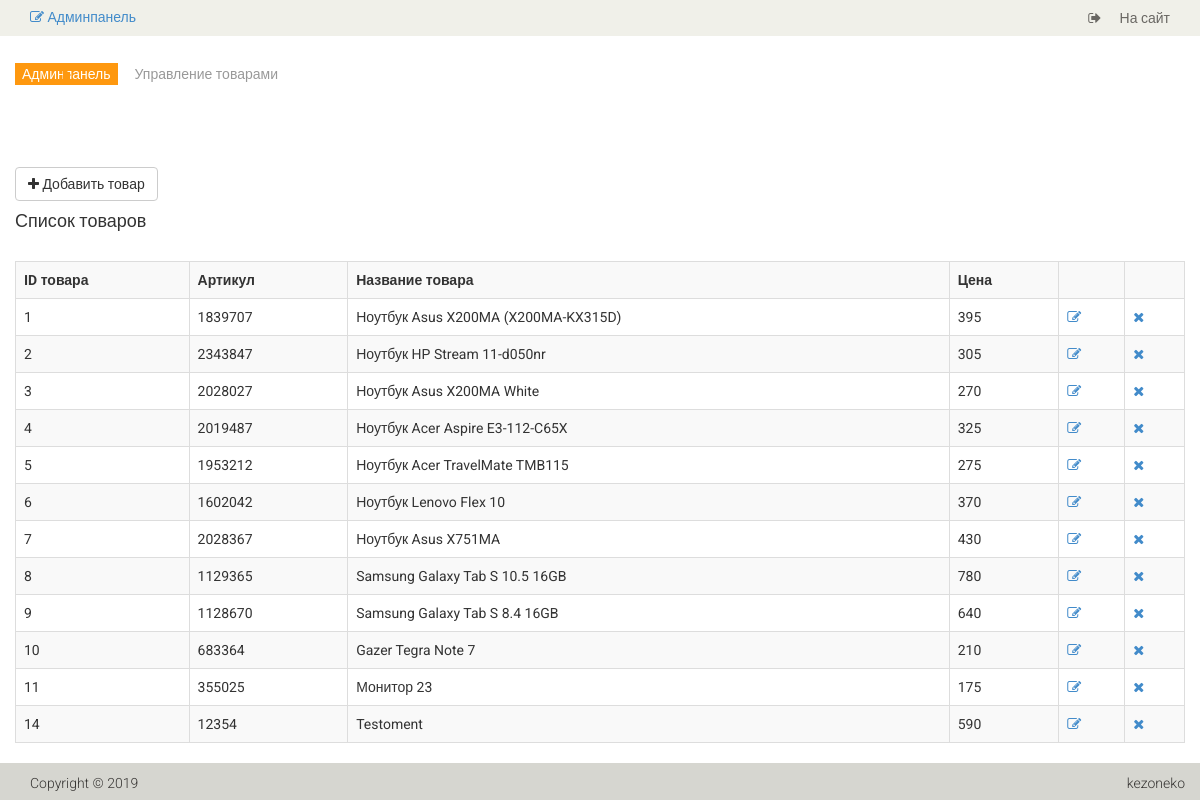
Page /admin/product (signed in) on the committed database.
### tables this page shows
CREATE TABLE IF NOT EXISTS `product` (
  `id` int(11) NOT NULL AUTO_INCREMENT,
  `name` varchar(255) NOT NULL,
  `category_id` int(11) NOT NULL,
  `code` int(11) NOT NULL,
  `price` float NOT NULL,
  `availability` int(1) NOT NULL DEFAULT '0',
  `brand` varchar(255) NOT NULL,
  `image` varchar(255) NOT NULL DEFAULT '/template/images/404/404.png',
  `description` text NOT NULL,
  `is_new` int(1) NOT NULL DEFAULT '0',
  `is_recommended` int(1) NOT NULL DEFAULT '0',
  `status` int(1) NOT NULL DEFAULT '1',
  PRIMARY KEY (`id`)
);

### config/routes.php (called while the page is built)
<?php
return array(
    'product/([0-9]+)' => 'product/view/$1',
    'catalog' => 'catalog/index',
    'category/([0-9]+)/page-([0-9]+)' => 'catalog/category/$1/$2',
    'category/([0-9]+)' => 'catalog/category/$1',
    'cart/checkout' => 'cart/checkout',
    'cart/delete/([0-9]+)' => 'cart/delete/$1',
    'cart/add/([0-9]+)' => 'cart/add/$1',
    'cart/addAjax/([0-9]+)' => 'cart/addAjax/$1',
    'cart' => 'cart/index',
    'user/register' => 'user/register',
    'user/login' => 'user/login',
    'user/logout' => 'user/logout',
    'cabinet/edit' => 'cabinet/edit',
    'cabinet' => 'cabinet/index',
    'admin/product/create' => 'adminProduct/create',
    'admin/product/update/([0-9]+)' => 'adminProduct/update/$1',
    'admin/product/delete/([0-9]+)' => 'adminProduct/delete/$1',
    'admin/product' => 'adminProduct/index',
    'admin/category/create' => 'adminCategory/create',
    'admin/category/update/([0-9]+)' => 'adminCategory/update/$1',
    'admin/category/delete/([0-9]+)' => 'adminCategory/delete/$1',
    'admin/category' => 'adminCategory/index',
    'admin/order/update/([0-9]+)' => 'adminOrder/update/$1',
    'admin/order/delete/([0-9]+)' => 'adminOrder/delete/$1',
    'admin/order/view/([0-9]+)' => 'adminOrder/view/$1',
    'admin/order' => 'adminOrder/index',
    'admin' => 'admin/index',
    'contacts' => 'site/contact',
    '' => 'site/index',
);
?>

### controllers/AdminProductController.php (called while the page is built, shortened)
<?php
class AdminProductController extends AdminBase
{
    public function actionIndex()
    {
        $productsList = Product::getProductsList();
        require_once ROOT .'/views/admin_product/index.php';
        return true;
    }
}
?>

### index.php (called while the page is built, shortened)
<?php
$router = new Router();
$router->run();
?>

### models/Product.php (called while the page is built, shortened)
<?php
class Product
{
    public static function getProductsList()
    {
        $db = Db::getConnection();
        $result = $db->query('SELECT id, name, price, code FROM product ORDER BY id ASC');
        $productsList = array();
        $i = 0;
        while ($row = $result->fetch()) {
            $productsList[$i]['id'] = $row['id'];
            $productsList[$i]['name'] = $row['name'];
            $productsList[$i]['price'] = $row['price'];
            $productsList[$i]['code'] = $row['code'];
            $i++;
        }
        return $productsList;
    }
}
?>

### views/admin_product/index.php (the view)
<?php include ROOT .'/views/layouts/header_admin.php' ?>
<section>
    <div class="container">
        <div class="row">
            <br>
            <div class="breadcrumbs">
                <ul class="breadcrumb">
                    <li><a href="/admin">Админпанель</a></li>
                    <li class="active">Управление товарами</li>
                </ul>
            </div>
            <a href="/admin/product/create" class="btn btn-default back"><i class="fa fa-plus"></i> Добавить товар</a>
            <h4>Список товаров</h4>
            <br>
            <table class="table table-bordered table-striped">
                <tr>
                    <th>ID товара</th>
                    <th>Артикул</th>
                    <th>Название товара</th>
                    <th>Цена</th>
                    <th></th>
                    <th></th>
                </tr>
<?php foreach ($productsList as $product): ?>
                <tr>
                    <td><?= $product['id'] ?></td>
                    <td><?= $product['code'] ?></td>
                    <td><?= $product['name'] ?></td>
                    <td><?= $product['price'] ?></td>
                    <td><a href="/admin/product/update/<?= $product['id'] ?>" title="Редактировать"><i class="fa fa-edit"></i></a></td>
                    <td><a href="/admin/product/delete/<?= $product['id'] ?>" title="Удалить"><i class="fa fa-times"></i></a></td>
                </tr>
<?php endforeach ?>
            </table>
        </div>
    </div>
</section>
<?php include ROOT .'/views/layouts/footer_admin.php' ?>

### components/Router.php (shortened to what this page needs)
<?php
class Router
{
    private $routes;
    public function __construct()
    {
        $routesPath = ROOT.'/config/routes.php';
        $this->routes = include($routesPath);
    }
    private function getURI()
    {
        if (!empty($_SERVER['REQUEST_URI'])) {
            return trim($_SERVER['REQUEST_URI'], '/');
        }
    }
    public function run()
    {
        $uri = $this->getURI();
        foreach ($this->routes as $uriPattern => $path) {
            if (preg_match("~$uriPattern~", $uri)) {
                $internalRoute = preg_replace("~$uriPattern~", $path, $uri);
                $segments = explode('/', $internalRoute);
                $controllerName = array_shift($segments) .'Controller';
                $actionName = 'action'.ucfirst(array_shift($segments));
                $parameters = $segments;
                $controllerObject = new $controllerName;
                $result = call_user_func_array(array($controllerObject, $actionName), $parameters);
                if ($result != null) {
                    break;
                }
            }
        }
    }
}
?>

### template/css/main.css (style rules this page uses)
body { font-family: 'Roboto', sans-serif; background:; position: relative; font-weight:400px; }
ul li { list-style: none; }
a { -webkit-transition: 300ms; -moz-transition: 300ms; -o-transition: 300ms; transition: 300ms; }
h1, h2, h3, h4, h5, h6 { font-family: 'Roboto', sans-serif; }
.breadcrumbs { position: relative; }
.breadcrumbs .breadcrumb { background:transparent; margin-bottom: 75px; padding-left: 0; }
.breadcrumbs .breadcrumb li a { background:#FE980F; color: #FFFFFF; padding: 3px 7px; }
.breadcrumbs .breadcrumb li a:after { content:""; height:auto; width: auto; border-width: 8px; border-style: solid; border-color:transparent transparent transparent #FE980F; position: absolute; top: 11px; left:48px; }
.breadcrumbs .breadcrumb > li + li:before { content: " "; }

### rows in the picture
product: id "1", code "1839707", name "Ноутбук Asus X200MA (X200MA-KX315D)", price "395"
product: id "2", code "2343847", name "Ноутбук HP Stream 11-d050nr", price "305"
product: id "3", code "2028027", name "Ноутбук Asus X200MA White", price "270"
product: id "4", code "2019487", name "Ноутбук Acer Aspire E3-112-C65X", price "325"
product: id "5", code "1953212", name "Ноутбук Acer TravelMate TMB115", price "275"
product: id "6", code "1602042", name "Ноутбук Lenovo Flex 10", price "370"
product: id "7", code "2028367", name "Ноутбук Asus X751MA", price "430"
product: id "8", code "1129365", name "Samsung Galaxy Tab S 10.5 16GB", price "780"
product: id "9", code "1128670", name "Samsung Galaxy Tab S 8.4 16GB", price "640"
product: id "10", code "683364", name "Gazer Tegra Note 7", price "210"
product: id "11", code "355025", name "Монитор 23", price "175"
product: id "14", code "12354", name "Testoment", price "590"
